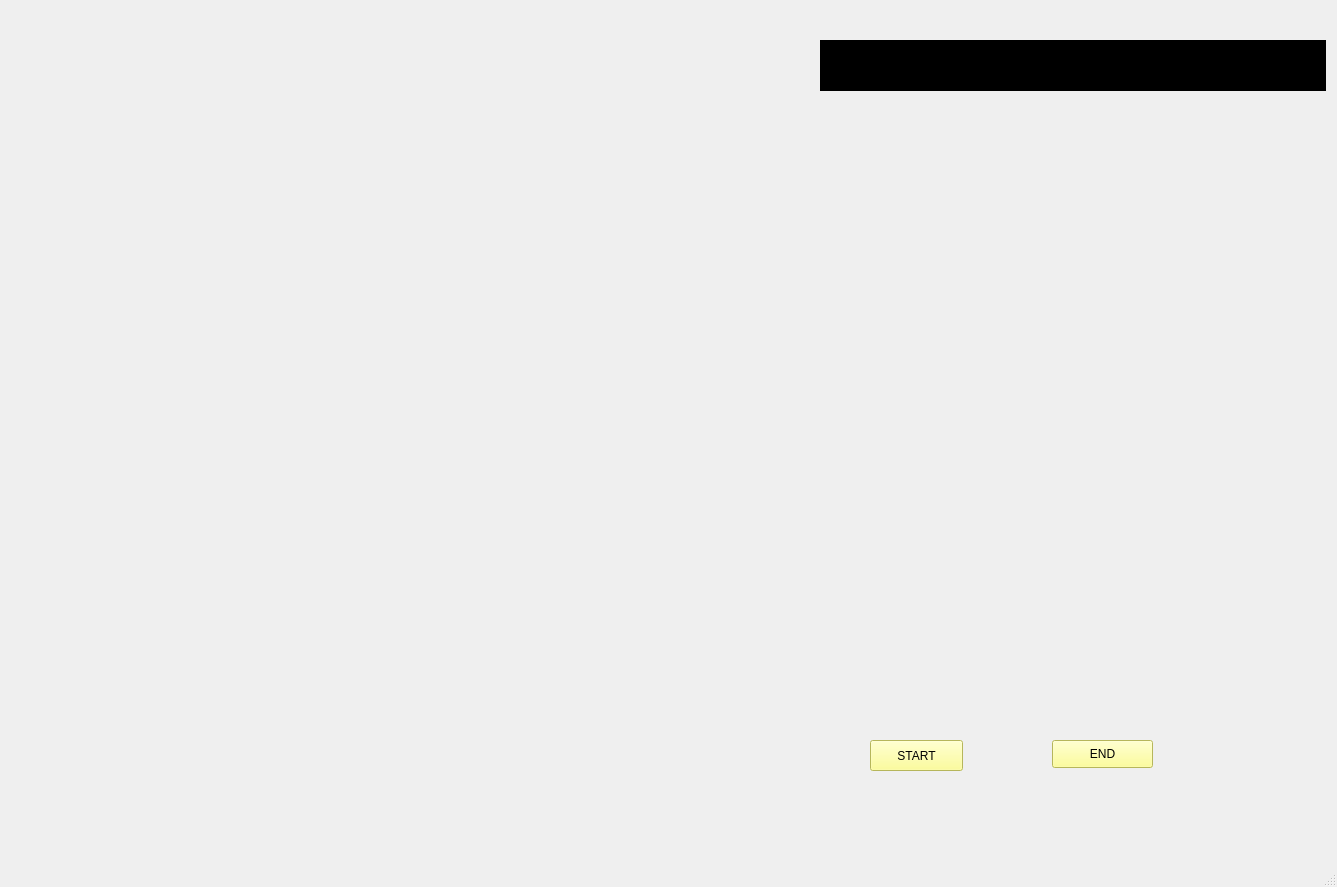
<?xml version="1.0" encoding="UTF-8"?>
<ui version="4.0">
 <class>MainWindow</class>
 <widget class="QMainWindow" name="MainWindow">
  <property name="geometry">
   <rect>
    <x>0</x>
    <y>0</y>
    <width>1337</width>
    <height>887</height>
   </rect>
  </property>
  <property name="windowTitle">
   <string>MainWindow</string>
  </property>
  <widget class="QWidget" name="centralwidget">
   <widget class="QLabel" name="label">
    <property name="geometry">
     <rect>
      <x>-60</x>
      <y>-120</y>
      <width>1541</width>
      <height>1041</height>
     </rect>
    </property>
    <property name="text">
     <string/>
    </property>
    <property name="pixmap">
     <pixmap>7LP8.gif</pixmap>
    </property>
   </widget>
   <widget class="QLabel" name="label_2">
    <property name="geometry">
     <rect>
      <x>40</x>
      <y>140</y>
      <width>431</width>
      <height>651</height>
     </rect>
    </property>
    <property name="text">
     <string/>
    </property>
    <property name="pixmap">
     <pixmap>Iron Man Jarvis Live Wallpaper This jarvis boot animation (1).gif</pixmap>
    </property>
   </widget>
   <widget class="QLabel" name="label_3">
    <property name="geometry">
     <rect>
      <x>10</x>
      <y>-50</y>
      <width>531</width>
      <height>261</height>
     </rect>
    </property>
    <property name="text">
     <string/>
    </property>
    <property name="pixmap">
     <pixmap>Jarvis_Loading_Screen.gif</pixmap>
    </property>
   </widget>
   <widget class="QPushButton" name="pushButton">
    <property name="geometry">
     <rect>
      <x>870</x>
      <y>740</y>
      <width>93</width>
      <height>31</height>
     </rect>
    </property>
    <property name="styleSheet">
     <string notr="true">color: rgb(0, 0, 0);
font: 75 12pt &quot;MS Shell Dlg 2&quot;;
background-color: rgb(255, 255, 127);</string>
    </property>
    <property name="text">
     <string>START</string>
    </property>
   </widget>
   <widget class="QPushButton" name="pushButton_2">
    <property name="geometry">
     <rect>
      <x>1052</x>
      <y>740</y>
      <width>101</width>
      <height>28</height>
     </rect>
    </property>
    <property name="styleSheet">
     <string notr="true">color: rgb(0, 0, 0);
font: 75 12pt &quot;MS Shell Dlg 2&quot;;
background-color: rgb(255, 255, 127);</string>
    </property>
    <property name="text">
     <string>END</string>
    </property>
   </widget>
   <widget class="QTextBrowser" name="textBrowser">
    <property name="geometry">
     <rect>
      <x>820</x>
      <y>40</y>
      <width>256</width>
      <height>51</height>
     </rect>
    </property>
    <property name="styleSheet">
     <string notr="true">background-color: rgb(0, 0, 0);</string>
    </property>
   </widget>
   <widget class="QTextBrowser" name="textBrowser_2">
    <property name="geometry">
     <rect>
      <x>1070</x>
      <y>40</y>
      <width>256</width>
      <height>51</height>
     </rect>
    </property>
    <property name="styleSheet">
     <string notr="true">background-color: rgb(0, 0, 0);</string>
    </property>
   </widget>
  </widget>
  <widget class="QMenuBar" name="menubar">
   <property name="geometry">
    <rect>
     <x>0</x>
     <y>0</y>
     <width>1337</width>
     <height>26</height>
    </rect>
   </property>
  </widget>
  <widget class="QStatusBar" name="statusbar"/>
 </widget>
 <resources/>
 <connections/>
</ui>
